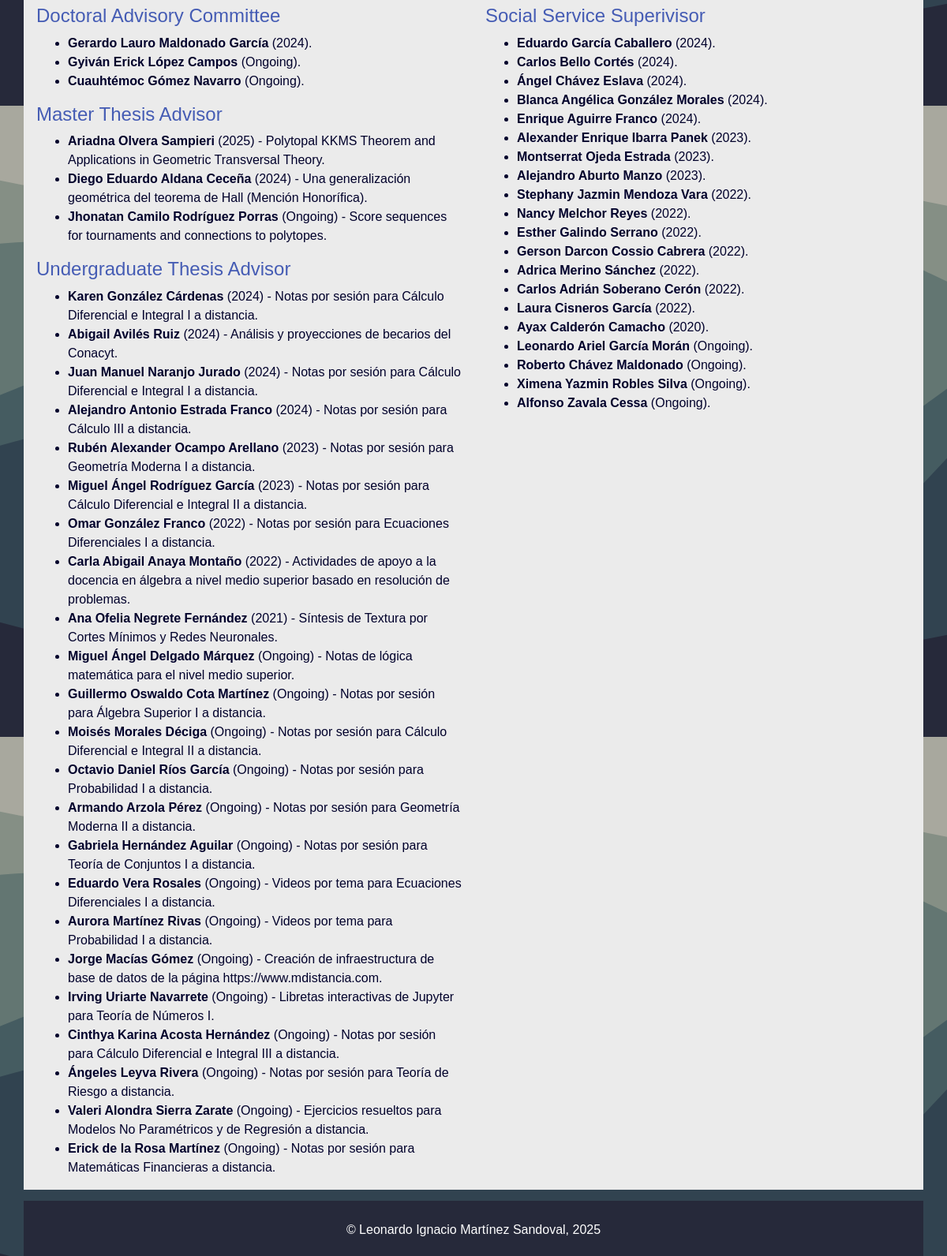
Before: /students (lower part) with the older database file.
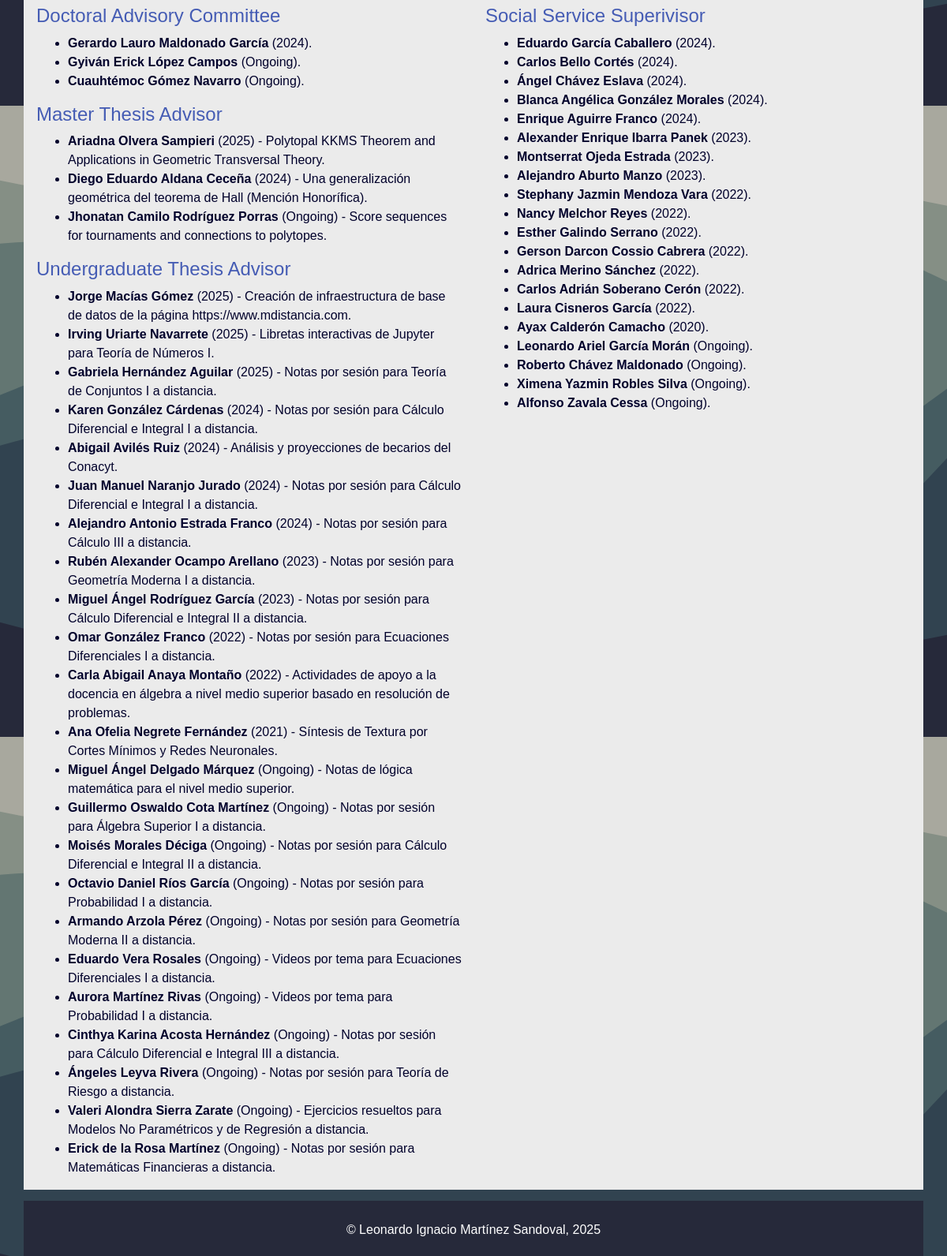
After: the same page with the newer database file.
### personalpage/models.py (models this page shows, shortened)
class Service(db.Model):
    __tablename__ = 'service'
    id = db.Column(db.Integer, primary_key=True)
    title = db.Column(db.String(80), unique=True, nullable=False)
    date = db.Column(db.Date(), default=date.today())
    description = db.Column(db.String(140), nullable=False)
    title = db.Column(db.String(80), unique=True, nullable=False)
    service_type = db.Column(db.String(20), nullable=False)
    institution = db.Column(db.Integer, db.ForeignKey('institution.id'))
    location = db.Column(db.Integer, db.ForeignKey('location.id'))

### personalpage/cv.py (the view)
@app.route("/students")
def students():
    students = Service.query\
        .select_from(Service)\
        .join(Institution)\
        .join(Location, Service.location==Location.id)\
        .add_entity(Institution)\
        .add_entity(Location)\
        .order_by(desc(Service.date))\
        .all()
    return render_template("personalpage/students.html", students = students)

### personalpage/templates/personalpage/students.html (shortened to what this page needs)
{% extends "body_template.html" %}
    {% block content %}
    <div class="container outter pl-3 pr-3 pt-3">
        <div class="row pt-3">
            <div class="col-lg-6">
                <h4> Doctoral Advisory Committee </h4>
                <ul>
                    {% for item in students %}
                    {% if item.Service.service_type == "a_d_thesis" %}
                    {% if item.Service.date %}
                    <li> <strong> {{ item.Service.description }}</strong> ({{ item.Service.date.strftime('%Y') }}). </li>
                    {% else %}
                    <li> <strong> {{ item.Service.description }}</strong> (Ongoing). </li>
                    {% endif %}
                    {% endif %}
                    {% endfor %}
                </ul>
                <h4> Master Thesis Advisor </h4>
                <ul>
                    {% for item in students %}
                    {% if item.Service.service_type == "s_m_thesis" %}
                    {% if item.Service.date %}
                    <li> <strong> {{ item.Service.description }}</strong> ({{ item.Service.date.strftime('%Y') }}) - {{ item.Service.title }}. </li>
                    {% else %}
                    <li> <strong> {{ item.Service.description }}</strong> (Ongoing) - {{ item.Service.title }}. </li>
                    {% endif %}
                    {% endif %}
                    {% endfor %}
                </ul>
                <h4> Undergraduate Thesis Advisor </h4>
                <ul>
                    {% for item in students %}
                    {% if item.Service.service_type == "s_ug_thesis" %}
                    {% if item.Service.date %}
                    <li> <strong> {{ item.Service.description }}</strong> ({{ item.Service.date.strftime('%Y') }}) - {{ item.Service.title }}. </li>
                    {% else %}
                    <li> <strong> {{ item.Service.description }}</strong> (Ongoing) - {{ item.Service.title }}. </li>
                    {% endif %}
                    {% endif %}
                    {% endfor %}
                </ul>
            </div>
            <div class="col-lg-6">
                <h4> Social Service Superivisor </h4>
                <ul>
                    {% for item in students %}
                    {% if item.Service.service_type == "s_social_service" %}
                    {% if item.Service.date %}
                    <li> <strong> {{ item.Service.title }}</strong> ({{ item.Service.date.strftime('%Y') }}). </li>
                    {% else %}
                    <li> <strong> {{ item.Service.title }}</strong> (Ongoing). </li>
                    {% endif %}
                    {% endif %}
                    {% endfor %}
                </ul>
            </div>
        </div>
    </div>
    {% endblock %}

### personalpage/templates/body_template.html (shortened to what this page needs)
<!DOCTYPE html>
<html lang="en" itemscope itemtype="http://schema.org/Person">
<head>
    <link rel="stylesheet" type="text/css" href="/static/bootstrap/css/bootstrap.min.css">
    <link rel="stylesheet" href="/static/personal.css" />
    <link rel="stylesheet" href="/static/convertex.css" />
</head>
<body onload="gosection();">
    {% block content %}
    {% endblock %}
    <footer class="container">
    {% block footer %}
        <p>&copy; Leonardo Ignacio Martínez Sandoval, <time datetime="2025"> 2025 </time></p>
    {% endblock %}
    </footer>
</body>
</html>

### personalpage/static/personal.css (style rules this page uses)
body { background-image: url("/static/stacked-waves-haikei.svg"); background-size: 100% auto; background-attachment: fixed; color: rgb(0,0,43); font-family: 'Calibri Light', Calibri, 'Gill Sans', 'Gill Sans MT', 'Trebuchet MS', sans-serif; }
div.container.outter { background-color: rgb(235,235,235); }
header,footer { margin-top: 10pt; margin-bottom:10pt; padding: 25px 35px 25px 35px; color:white; background-color: rgb(38,41,58); }
footer { margin-bottom:0px; text-align: center; padding-bottom:5px; }
h4, h3 { color: rgb(69,92,180);; }

Changed rows visible on the page:
changed Service "Jorge Macías Gómez": Service (not shown) → "Creación de infraestructura de base de datos de la página https://www.mdistancia.com"; Service "Creación de infraestructura de base de datos de la página https://www.mdistancia.com" → "2025"; date "(Ongoing) -" → "( ) -"; moves up the list
changed Service "Irving Uriarte Navarrete": Service (not shown) → "Libretas interactivas de Jupyter para Teoría de Números I"; Service "Libretas interactivas de Jupyter para Teoría de Números I" → "2025"; date "(Ongoing) -" → "( ) -"; moves up the list
changed Service "Gabriela Hernández Aguilar": Service (not shown) → "Notas por sesión para Teoría de Conjuntos I a distancia"; Service "Notas por sesión para Teoría de Conjuntos I a distancia" → "2025"; date "(Ongoing) -" → "( ) -"; moves up the list
